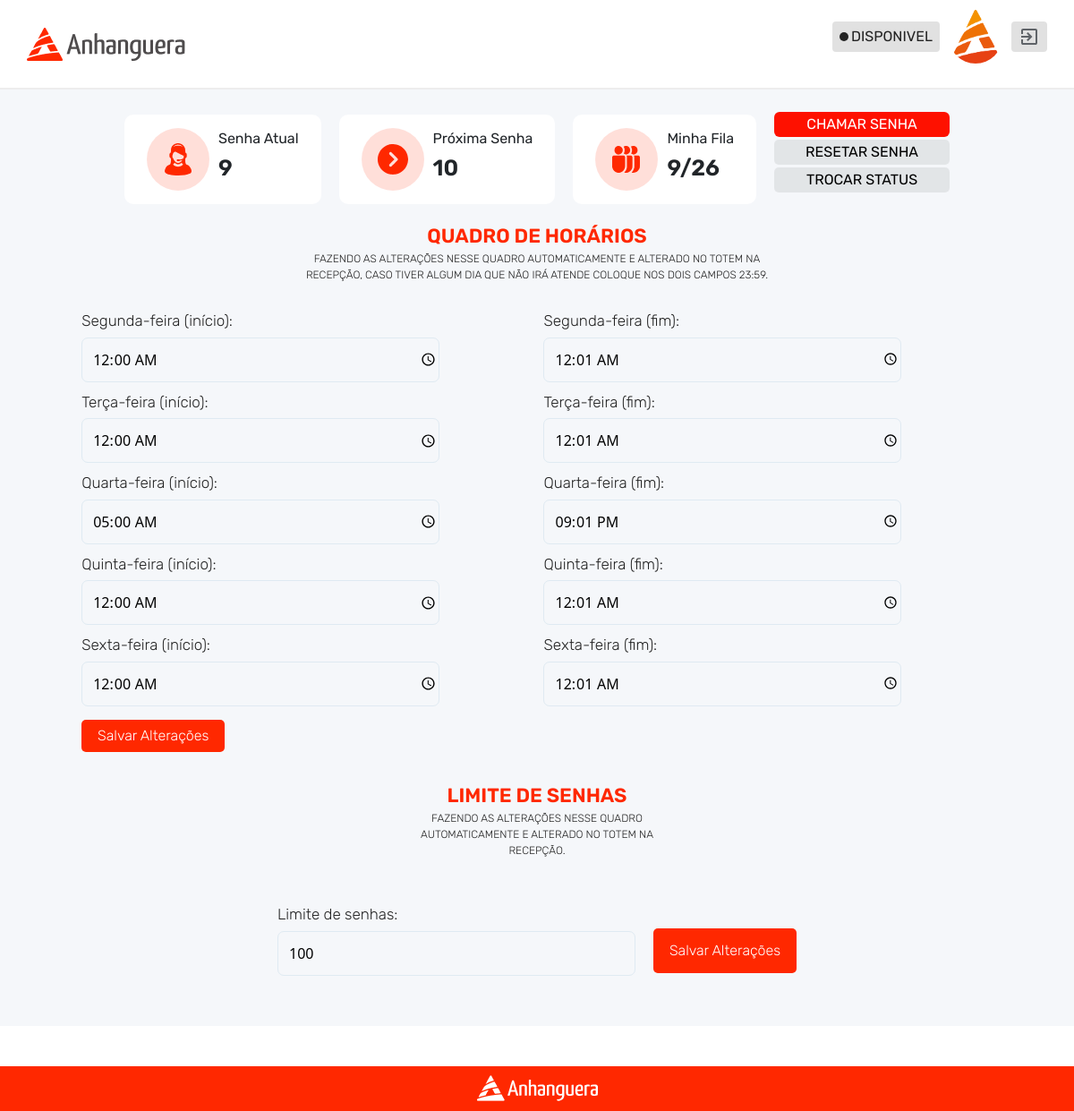
Page /dashboard.php (signed in) on the committed database.
### tables this page shows
CREATE TABLE `usuarios` (
  `id` int(11) NOT NULL AUTO_INCREMENT,
  `username` varchar(50) NOT NULL,
  `password` varchar(255) NOT NULL,
  `contador` int(11) DEFAULT 0,
  `disponibilidade` int(11) DEFAULT 0,
  `limite` int(11) DEFAULT 0,
  `palavra` varchar(255) DEFAULT NULL,
  `reset` int(11) DEFAULT 0,
  `permissao` varchar(50) NOT NULL,
  PRIMARY KEY (`id`)
);

CREATE TABLE `horario_coord` (
  `id` int(11) NOT NULL AUTO_INCREMENT,
  `username` varchar(50) NOT NULL,
  `segunda_inicio` time DEFAULT NULL,
  `segunda_fim` time DEFAULT NULL,
  `terca_inicio` time DEFAULT NULL,
  `terca_fim` time DEFAULT NULL,
  `quarta_inicio` time DEFAULT NULL,
  `quarta_fim` time DEFAULT NULL,
  `quinta_inicio` time DEFAULT NULL,
  `quinta_fim` time DEFAULT NULL,
  `sexta_inicio` time DEFAULT NULL,
  `sexta_fim` time DEFAULT NULL,
  PRIMARY KEY (`id`)
);

### dashboard.php (the view, shortened to what this page needs)
<?php
$host = 'localhost';
$username = 'root';
$password = '';
$database = 'chamarsenha-unime';
$conn = mysqli_connect($host, $username, $password, $database);
$coordenador = $_SESSION['username'];
$query_disponibilidade = "SELECT disponibilidade FROM usuarios WHERE username = '$coordenador'";
$result_disponibilidade = mysqli_query($conn, $query_disponibilidade);
if ($result_disponibilidade && mysqli_num_rows($result_disponibilidade) > 0) {
    $row_disponibilidade = mysqli_fetch_assoc($result_disponibilidade);
    $disponibilidade_usuario = $row_disponibilidade['disponibilidade'];
} else {
    $disponibilidade_usuario = 0;
}
$query_horarios = "SELECT * FROM horario_coord WHERE username = '$coordenador'";
$result_horarios = mysqli_query($conn, $query_horarios);
if ($result_horarios && mysqli_num_rows($result_horarios) > 0) {
    $row_horarios = mysqli_fetch_assoc($result_horarios);
    $segunda_inicioInput = $row_horarios['segunda_inicio'];
    $segunda_fimInput = $row_horarios['segunda_fim'];
    $terca_inicioInput = $row_horarios['terca_inicio'];
    $terca_fimInput = $row_horarios['terca_fim'];
    $quarta_inicioInput = $row_horarios['quarta_inicio'];
    $quarta_fimInput = $row_horarios['quarta_fim'];
    $quinta_inicioInput = $row_horarios['quinta_inicio'];
    $quinta_fimInput = $row_horarios['quinta_fim'];
    $sexta_inicioInput = $row_horarios['sexta_inicio'];
    $sexta_fimInput = $row_horarios['sexta_fim'];
}
$query_getLimite = "SELECT limite FROM usuarios WHERE username = '$coordenador'";
$result_getLimite = mysqli_query($conn, $query_getLimite);
if ($result_getLimite && mysqli_num_rows($result_getLimite) > 0) {
    $row_getLimite = mysqli_fetch_assoc($result_getLimite);
    $limiteInput = $row_getLimite['limite'];
}
$query_contador_usuario = "SELECT contador FROM usuarios WHERE username = '$coordenador'";
$result_contador_usuario = mysqli_query($conn, $query_contador_usuario);
if (mysqli_num_rows($result_contador_usuario) > 0) {
    $row_contador = mysqli_fetch_assoc($result_contador_usuario);
    $contador_usuario = $row_contador['contador'];
} else {
    $contador_usuario = 0;
}
$query_total_senhas = "SELECT numero FROM senhas WHERE coordenador = '$coordenador'";
$result_total_senhas = mysqli_query($conn, $query_total_senhas);
$total_senhas = 0;
if ($result_total_senhas && mysqli_num_rows($result_total_senhas) > 0) {
    while ($row_total_senhas = mysqli_fetch_assoc($result_total_senhas)) {
        $total_senhas += $row_total_senhas['numero'];
    }
}
?>
<!DOCTYPE html>
<html lang="pt-br">
<head>
    <link href="https://cdn.jsdelivr.net/npm/bootstrap@5.3.2/dist/css/bootstrap.min.css" rel="stylesheet">
    <link rel="stylesheet" href="style/newstyle.css">
    <link href="https://cdn.jsdelivr.net/npm/bootstrap@5.3.3/dist/css/bootstrap.min.css" rel="stylesheet">
</head>
<body>
        <header>
            <div class="header-left">
                <img src="images/materials/Logo-Anhanguera.png" alt="">
            </div>
            <form method="POST" class="header-right">
                <div class="status"><div class="bolinha"></div><?php
                    if($disponibilidade_usuario == 1){
                        echo "DISPONIVEL";
                    }else{
                        echo "INDISPONIVEL";
                    }
                   ?></div>
                <?php
            $coordenadorImagem = "images/" . $_SESSION['username'] . ".png";
            if (file_exists($coordenadorImagem)) {
                echo '<img src="' . $coordenadorImagem . '" title="Foto de Perfil" alt="">';
            } else {
                echo '<img src="images/icone.png" alt="">';
            }
            ?>
            <a href='logout.php' class="status">
            </a>
            </form>
        </header>
        <section>
            <div class="top-section">
                <div class="card">
                    <img src="images/materials/senha-atual.svg" alt="">
                    <div class="cardText">
                        <h1>Senha Atual</h1>
                        <h2><?php echo $contador_usuario; ?></h2>
                    </div>
                </div>
                <div class="card">
                    <img src="images/materials/proxima-senha.svg" alt="">
                    <div class="cardText">
                        <h1>Próxima Senha</h1>
                        <h2><?php echo $contador_usuario + 1; ?></h2>
                    </div>
                </div>
                <div class="card">
                    <img src="images/materials/minha-fila.svg" alt="">
                    <div class="cardText">
                        <h1>Minha Fila</h1>
                        <h2><?php echo $contador_usuario . "/<span id='totalSenhas'>" . $total_senhas . "</span>"; ?></h2>
                    </div>
                </div>
                <form method="POST" class="cardButton">
                    <button id="chamarSenha" name="chamarSenha">CHAMAR SENHA</button>
                    <button id="resetSenha" onclick="zerar()" name="resetSenha">RESETAR SENHA</button>
                    <button type="submit" class="disponibilidade" id="trocaDeStatus" name="butonAtendimento" title="Trocar Status">TROCAR STATUS</button>
                </form>
            </div>
            <div class="bottom-section">
                <div id="formStyka">
                    <h1 id="tituloQuadro">Quadro de Horários</h1>
                    <span id="descriptionQuadro">Fazendo as alterações nesse quadro automaticamente e alterado no totem na recepção, caso tiver algum dia que não irá atende coloque nos dois campos 23:59.</span>
                    </div>
                    <form id="quadroHorarios" method="POST">
                        <div class="grid-container">
                            <div class="grid-left">
                                <div class="inputHora">
                                    <label for="segunda_inicio">Segunda-feira (início):</label><br>
                                    <input type="time" id="segunda_inicio" name="segunda_inicio" value="<?php echo $segunda_inicioInput; ?>">
                                </div>
                                <div class="inputHora">
                                    <label for="terca_inicio">Terça-feira (início):</label><br>
                                    <input type="time" id="terca_inicio" name="terca_inicio" value="<?php echo $terca_inicioInput; ?>">
                                </div>
                                <div class="inputHora">
                                    <label for="quarta_inicio">Quarta-feira (início):</label><br>
                                    <input type="time" id="quarta_inicio" name="quarta_inicio" value="<?php echo $quarta_inicioInput; ?>">
                                </div>
                                <div class="inputHora">
                                    <label for="quinta_inicio">Quinta-feira (início):</label><br>
                                    <input type="time" id="quinta_inicio" name="quinta_inicio" value="<?php echo $quinta_inicioInput; ?>">
                                </div>
                                <div class="inputHora">
                                    <label for="sexta_inicio">Sexta-feira (início):</label><br>
                                    <input type="time" id="sexta_inicio" name="sexta_inicio" value="<?php echo $sexta_inicioInput; ?>">
                                </div>
                            </div>
                            <div class="grid-right">
                                <div class="inputHora">
                                    <label for="segunda_fim">Segunda-feira (fim):</label><br>
                                    <input type="time" id="segunda_fim" name="segunda_fim" value="<?php echo $segunda_fimInput; ?>">
                                </div>
                                <div class="inputHora">
                                    <label for="terca_fim">Terça-feira (fim):</label><br>
                                    <input type="time" id="terca_fim" name="terca_fim" value="<?php echo $terca_fimInput; ?>">
                                </div>
                                <div class="inputHora">
                                    <label for="quarta_fim">Quarta-feira (fim):</label><br>
                                    <input type="time" id="quarta_fim" name="quarta_fim" value="<?php echo $quarta_fimInput; ?>">
                                </div>
                                <div class="inputHora">
                                    <label for="quinta_fim">Quinta-feira (fim):</label><br>
                                    <input type="time" id="quinta_fim" name="quinta_fim" value="<?php echo $quinta_fimInput; ?>">
                                </div>
                                <div class="inputHora">
                                    <label for="sexta_fim">Sexta-feira (fim):</label><br>
                                    <input type="time" id="sexta_fim" name="sexta_fim" value="<?php echo $sexta_fimInput; ?>">
                                </div>
                            </div>
                            <button id="salvar_horarios" type="submit" name="salvar_horarios">Salvar Alterações</button>
                        </div>
                    </form>
                </div>
                <div id="formStyka">
                    <h1 id="tituloQuadro">LIMITE DE SENHAS</h1>
                    <span id="descriptionQuadro">Fazendo as alterações nesse quadro automaticamente e alterado no totem na recepção.</span>
                </div>
                <form id="quadroHorarios" method="POST">
                    <div class="grid-container" style="display: flex; align-items: center; gap: 10px">
                        <div class="grid-right">
                            <div class="inputHora">
                                <label for="limiteCoord">Limite de senhas:</label><br>
                                <input type="number" id="limiteCoord" name="limiteCoord" value="<?php echo htmlspecialchars($limiteInput, ENT_QUOTES, 'UTF-8'); ?>">
                            </div>
                        </div><br>
                        <button id="salvar_horarios" style="margin-top: 25px; height: 50px" type="submit" name="salvar_limite">Salvar Alterações</button>
                    </div>
                </form>
        </section>
        <footer>
            <img src="images/materials/Logo-Branca.png" alt="">
        </footer>
</body>
</html>

### style/newstyle.css (style rules this page uses)
:root { --cor-principal: #FF2800; --cor-indisponivel-fundo: #F5DEDE; --cor-disponivel-fundo: #DEF5E3; }
body { background-color: white; width: 100%; height: 100vh; }
header { width: 100%; height: 100px; display: flex; padding-left: 30px; padding-right: 30px; align-items: center; justify-content: space-between; border-bottom: 2px solid #00000012; }
.header-right { display: flex; align-items: center; justify-content: flex-end; gap: 10px; }
.header-right img { width: 60px; height: 60px; border-radius: 50%; }
.card img { width: 70px; height: 70px; }
.card { display: flex; flex-direction: row; align-items: center; justify-content: center; gap: 10px; padding: 15px 25px; width: auto; height: auto; border-radius: 10px; border: none; }
section { display: flex; flex-direction: column; align-items: center; gap: 20px; justify-content: flex-start; background-color: #F5F7FA; border-bottom: 40px solid #F5F7FA; }
.cardText h1 { font-size: 16px; font-family: 'Rubik-Regular'; }
.cardText h2 { font-size: 25px; font-family: 'Rubik-SemiBold'; }
.top-section { margin-top: 25px; display: flex; flex-direction: row; align-items: center; justify-content: center; gap: 20px; }
#chamarSenha { cursor: pointer; background: #FE1100; font-family: 'Rubik-Regular'; border-radius: 6px; padding: 2px 35px; color: white; display: flex; align-items: center; justify-content: center; gap: 3px; border: none; }
#resetSenha { cursor: pointer; background: #d6d8db92; font-family: 'Rubik-Regular'; border-radius: 5px; padding: 2px 35px; color: rgb(0, 0, 0); display: flex; align-items: center; justify-content: center; gap: 3px; border: none; }
#trocaDeStatus { cursor: pointer; background: #d6d8db92; font-family: 'Rubik-Regular'; border-radius: 5px; padding: 2px 35px; color: rgb(0, 0, 0); display: flex; align-items: center; justify-content: center; gap: 3px; border: none; }
.cardButton { display: flex; flex-direction: column; gap: 3px; }
input { width: 400px !important; height: 50px; background-color: #F5F7FA; border: 1px solid #DFEAF2; outline: none; padding-left: 12px; border-radius: 7px; }
label { font-family: "Rubik-Light"; font-size: 17px; color: #232323; }
.grid-container { display: grid; grid-template-columns: repeat(2, 1fr); gap: 15px; }
.grid-container label { margin-bottom: 5px; }
.grid-container input { width: 100%; }
.grid-left, .grid-right { display: flex; flex-direction: column; gap: 10px; }
#salvar_horarios { color: white; background-color: var(--cor-principal); font-family: 'Rubik-Light'; font-size: 16px; border: none; width: 160px; height: 36px; border-radius: 5px; }
footer { width: 100%; height: 50px; display: flex; align-items: center; justify-content: center; background-color: var(--cor-principal); margin-top: 45px; }
.bolinha { width: 10px; height: 10px; background-color: #232323; border-radius: 50%; }
.status { display: flex; align-items: center; justify-content: center; gap: 3px; font-family: 'Rubik-Regular'; padding: 5px 8px; color: #232323; border-radius: 4px; background-color: #23232322; }
#tituloQuadro { width: 100%; text-align: center; font-family: 'Rubik-SemiBold'; text-transform: uppercase; color: var(--cor-principal); font-size: 22px; }
#descriptionQuadro { width: 55%; margin-bottom: 30px; margin-top: -15px; text-align: center; font-family: 'Rubik-Light'; text-transform: uppercase; color: #232323; font-size: 12px; }
#formStyka { display: flex; flex-direction: column; align-items: center; justify-content: center; gap: 10px; }
.cardButton button { flex-grow: 1; }

### dashboard.php (style rules this page uses)
.card { display: flex; flex-direction: row; align-items: center; justify-content: center; gap: 10px; padding: 15px 25px; width: auto; height: auto; border-radius: 10px; border: none; }
a { text-decoration: none !important; color: #232323; }

### rows in the picture
usuarios: contador "9", $contador_usuario + 1 "10", limiteCoord "100"
horario_coord: segunda_inicio "00:00:00", terca_inicio "00:00:00", quarta_inicio "05:00:00", quinta_inicio "00:00:00", sexta_inicio "00:00:00", segunda_fim "00:01:00", terca_fim "00:01:00", quarta_fim "21:01:00", quinta_fim "00:01:00", sexta_fim "00:01:00"

### other values in the picture
$total_senhas "26"
